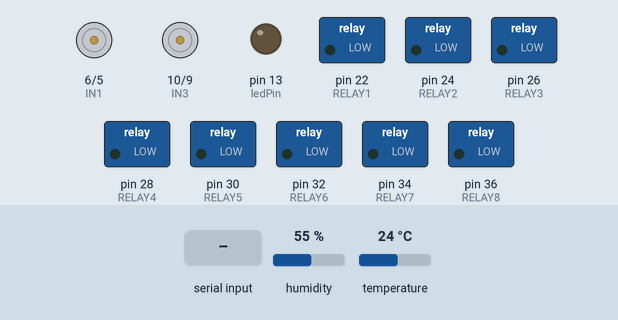
Bench run of a sketch on a simulated Arduino Mega 2560, built with avr-gcc and run on an emulated ATmega2560. Shown: motor-driver pin pairs drawn as motors (green arrow = first pin HIGH = forward, orange = second pin HIGH = backward, longer = more drive, scaled by the enable pin), switched loads named in the sketch (green lamp = pin HIGH), output pins drawn as LEDs (lit = HIGH). The inputs (shaded band) are chosen by the test bench; at power-on: humidity 55 %, temperature 24 °C.

Above: at 1.2 s.
1.3 s: "a" received over Serial
At 1.45 s:
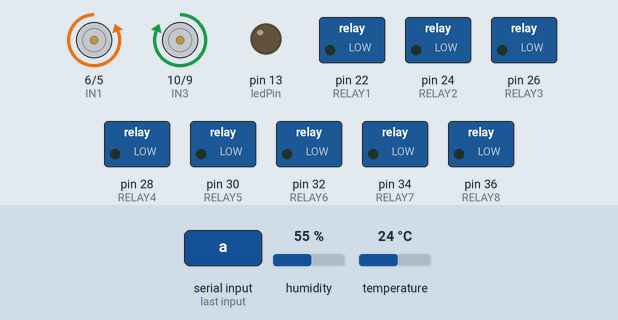
4.8 s: "b" received over Serial
At 7.6 s:
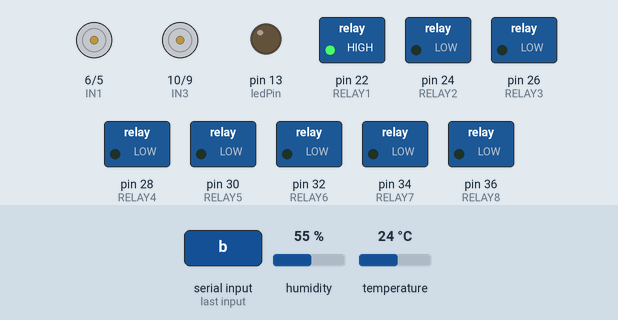
8.3 s: "a" received over Serial
At 8.45 s:
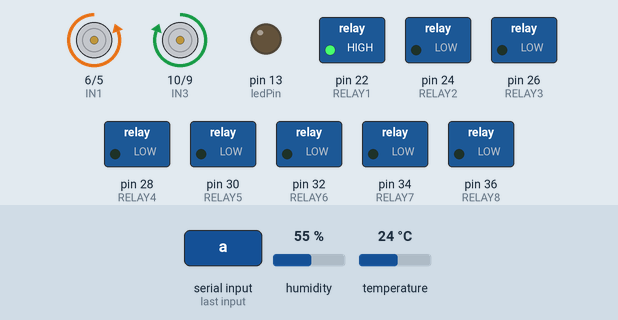
Timing chart, 0 to 11.4 s (numbered marks = the images above; inputs shaded):
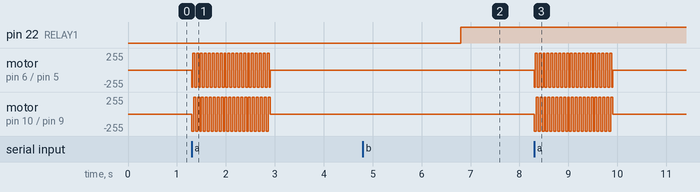

The sketch:

cod_sera.ino
```cpp
#include <Arduino.h>
#include <DHT.h>

#define DHTTYPE DHT11
#define RELAY1   22   // de scris tip conexiune
#define RELAY2   24
#define RELAY3   26
#define RELAY4   28
#define RELAY5   30
#define RELAY6   32
#define RELAY7   34
#define RELAY8   36
#define DHTPIN	 38
// ----------------------------------------------------------------------------------------
DHT dht(DHTPIN, DHTTYPE);
const int ENA = 7;
const int IN1 = 6;
const int IN2 = 5;
const int ENB = 8;
const int IN4 = 9;
const int IN3 = 10;
const int ledPin = 13;

void setup()
{
	Serial.begin(9600);
	dht.begin();
	pinMode(RELAY1, OUTPUT);
	pinMode(RELAY2, OUTPUT);
	pinMode(RELAY3, OUTPUT);
	pinMode(RELAY4, OUTPUT);
	pinMode(RELAY5, OUTPUT);
	pinMode(RELAY6, OUTPUT);
	pinMode(RELAY7, OUTPUT);
	pinMode(RELAY8, OUTPUT);
	//------------------------------------------------------------------
	pinMode(ENA, OUTPUT);
	pinMode(IN1, OUTPUT);
	pinMode(IN2, OUTPUT);
	pinMode(ENB, OUTPUT);
	pinMode(IN3, OUTPUT);
	pinMode(IN4, OUTPUT);
	pinMode(ledPin, OUTPUT);
	digitalWrite(ledPin, LOW);

	//delay is used to control the speed, the lower the faster.
	//reverse(step,delay);
	//  reverse(80,20);
	//forward(step,delay);
	//  forward(80,20);
}

void loop()
{
	if (Serial.available() > 0) {
		char inByte = Serial.read();
		switch (inByte) {
		case 'a':
			forward(80, 20);
			break;
		case 'b':
			digitalWrite(RELAY1, LOW);
			delay(2000);
			digitalWrite(RELAY1, HIGH);
			break;
		}

	}

	// Wait a few seconds between measurements.
	//delay(2000);

	// Reading temperature or humidity takes about 250 milliseconds!
	// Sensor readings may also be up to 2 seconds 'old' (its a very slow sensor)
	float h = dht.readHumidity();
	// Read temperature as Celsius
	float t = dht.readTemperature();
	// Read temperature as Fahrenheit
	float f = dht.readTemperature(true);

	// Check if any reads failed and exit early (to try again).
	if (isnan(h) || isnan(t) || isnan(f)) {
		Serial.println("Failed to read from DHT sensor!");
		return;
	}

	// Compute heat index
	// Must send in temp in Fahrenheit!
	float hi = dht.computeHeatIndex(f, h);
/*
	Serial.print("Humidity: ");
	Serial.print(h);
	Serial.print(" %\t");
	Serial.print("Temperature: ");
	Serial.print(t);
	Serial.print(" *C ");
	Serial.print(f);
	Serial.print(" *F\t");
	Serial.print("Heat index: ");
	Serial.print(hi);
	Serial.println(" *F");

	*/

}

void reverse(int i, int j) {

	// set both motors ON
	digitalWrite(ENA, HIGH);
	digitalWrite(ENB, HIGH);

	while (1) {
		digitalWrite(IN1, 0);
		digitalWrite(IN2, 1);
		digitalWrite(IN3, 0);
		digitalWrite(IN4, 1);
		delay(j);
		i--;
		if (i < 1) break;

		digitalWrite(IN1, 0);
		digitalWrite(IN2, 1);
		digitalWrite(IN3, 1);
		digitalWrite(IN4, 0);
		delay(j);
		i--;
		if (i < 1) break;

		digitalWrite(IN1, 1);
		digitalWrite(IN2, 0);
		digitalWrite(IN3, 1);
		digitalWrite(IN4, 0);
		delay(j);
		i--;
		if (i < 1) break;

		digitalWrite(IN1, 1);
		digitalWrite(IN2, 0);
		digitalWrite(IN3, 0);
		digitalWrite(IN4, 1);
		delay(j);
		i--;
		if (i < 1) break;
	}

	// set both motors OFF
	digitalWrite(ENA, LOW);
	digitalWrite(ENB, LOW);

}  // end reverse()

void forward(int i, int j) {

	// Set both motors ON
	digitalWrite(ENA, HIGH);
	digitalWrite(ENB, HIGH);

	while (1) {
		digitalWrite(IN1, 0);
		digitalWrite(IN2, 1);
		digitalWrite(IN3, 0);
		digitalWrite(IN4, 1);
		delay(j);
		i--;
		if (i < 1) break;

		digitalWrite(IN1, 1);
		digitalWrite(IN2, 0);
		digitalWrite(IN3, 0);
		digitalWrite(IN4, 1);
		delay(j);
		i--;
		if (i < 1) break;

		digitalWrite(IN1, 1);
		digitalWrite(IN2, 0);
		digitalWrite(IN3, 1);
		digitalWrite(IN4, 0);
		delay(j);
		i--;
		if (i < 1) break;

		digitalWrite(IN1, 0);
		digitalWrite(IN2, 1);
		digitalWrite(IN3, 1);
		digitalWrite(IN4, 0);
		delay(j);
		i--;
		if (i < 1) break;
	}

	// set both motors OFF
	digitalWrite(ENA, LOW);
	digitalWrite(ENB, LOW);

}  // end forward()
```

Measured:
- after the input at 1.3 s, motor on pin 6 (IN1) / pin 5 (IN2), motor on pin 10 (IN3) / pin 9 (IN4): stopped → backward 255/255 at once, then repeats every 0.08 s: forward 255/255 0.04 s, backward 255/255 0.04 s, until it stays stopped from 2.9 s
- after the input at 4.8 s, pin 22 (RELAY1): LOW → HIGH after 2.0 s
- after the input at 8.3 s, motor on pin 6 (IN1) / pin 5 (IN2), motor on pin 10 (IN3) / pin 9 (IN4): stopped → backward 255/255 at once, then repeats every 0.08 s: forward 255/255 0.04 s, backward 255/255 0.04 s, until it stays stopped from 9.9 s
